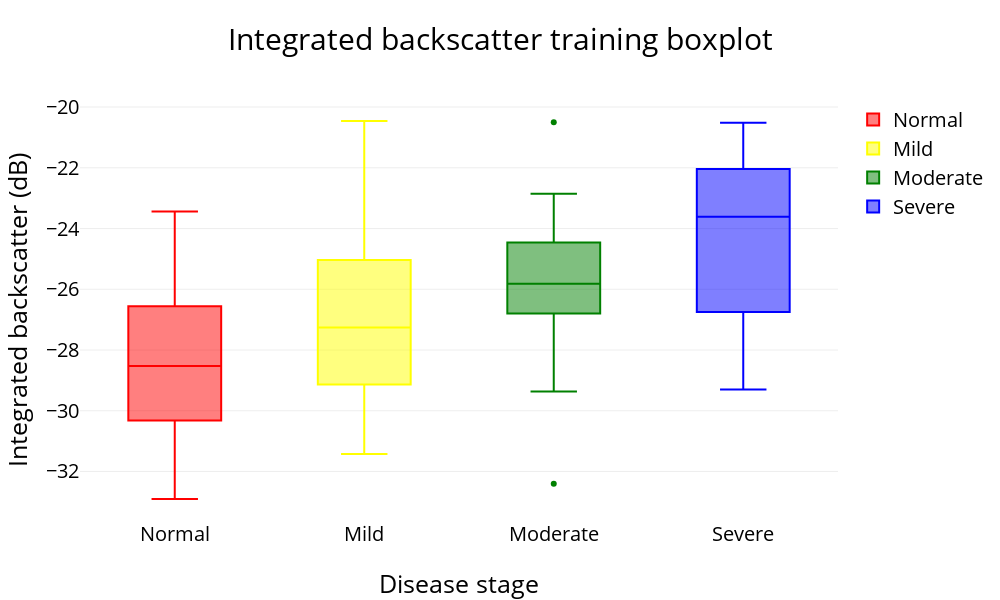
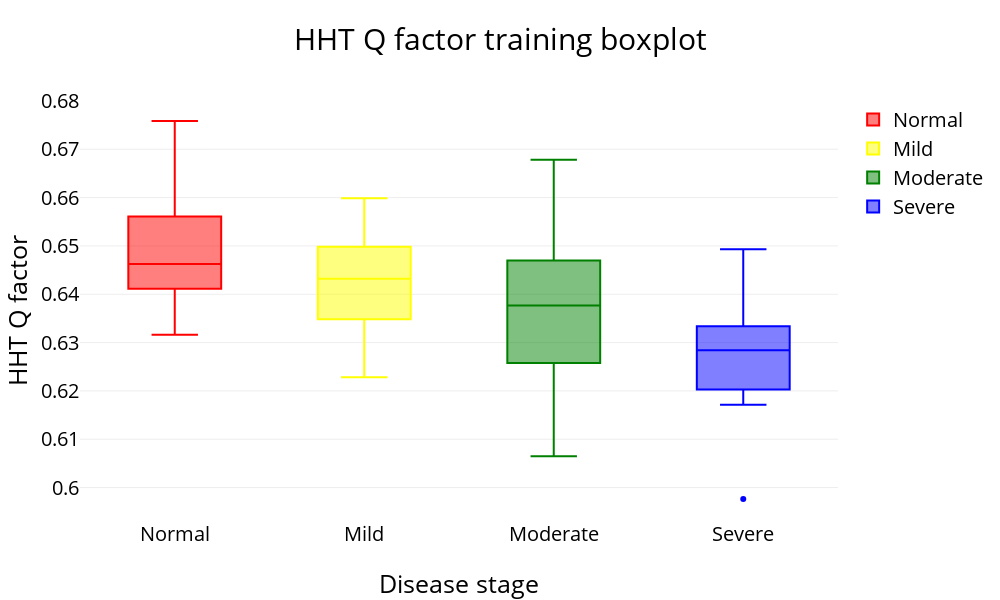
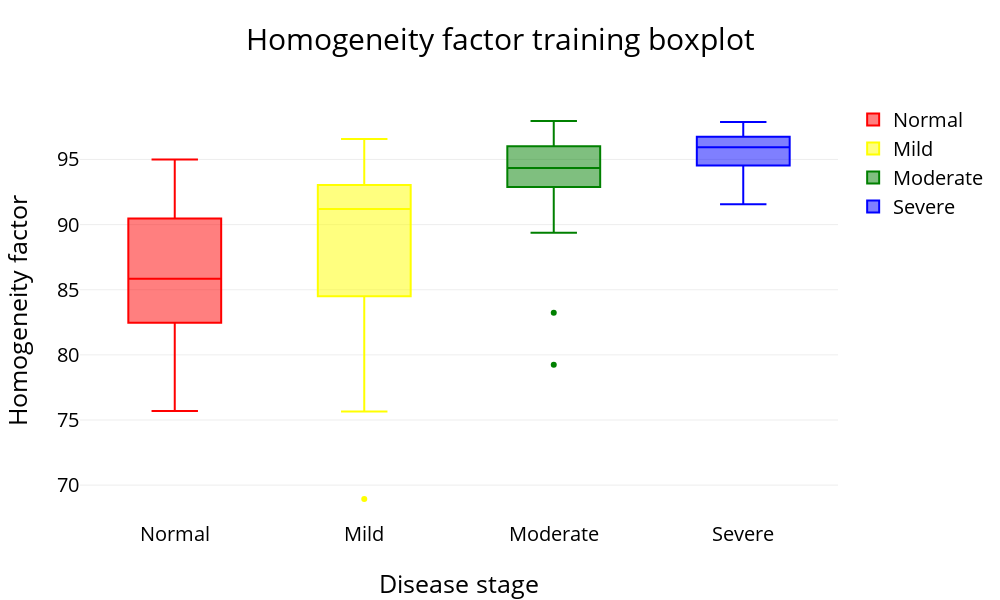

Write notebook code for charts like these, in order.
### Markdown cell above
># train dataset
>>## separate in four period by steatosis:
>>>### Normal : < 5 %
>>>### Mild : 5 ~ 33 %
>>>### Moderate : 33 ~ 66 %
>>>### Severe : > 66 %

### Code cell
# Box plot
# import models
import xlrd
import numpy as np
import plotly.plotly as py
import plotly.graph_objs as go
from plotly.offline import init_notebook_mode, iplot

# open offline plotly
init_notebook_mode(connected=True)

# load data
## Pathology for train
data = xlrd.open_workbook("Pathology.xlsx").sheets()[0]

y_train = np.zeros((111, 3))
y_train[:, 0] = data.col_values(3)  # y0 = Integrated backscatter
y_train[:, 1] = data.col_values(4)  # y1 = Q factor (HHT)
y_train[:, 2] = data.col_values(6)  # y2 = Homogeneity factor

### group
y0 = []
y1 = []
y2 = []
y3 = []
nrows = data.nrows
for i in range(nrows):  # X = 'T' or 'F' from Pathology data 
    if data.cell(i,1).value < 5:
        y0.append(y_train[i, :].tolist())
    elif data.cell(i,1).value <= 33:
        y1.append(y_train[i, :].tolist())
    elif data.cell(i,1).value <= 66:
        y2.append(y_train[i, :].tolist())
    else:
        y3.append(y_train[i, :].tolist())

### list to array
y0 = np.asarray(y0)
y1 = np.asarray(y1)
y2 = np.asarray(y2)
y3 = np.asarray(y3)

# def box_plot & save
def box_plot(i):
    trace0 = go.Box(y = y0[:, i], name = 'Normal', marker = dict(color = 'red'))
    trace1 = go.Box(y = y1[:, i], name = 'Mild', marker = dict(color = 'yellow'))
    trace2 = go.Box(y = y2[:, i], name = 'Moderate', marker = dict(color = 'green'))
    trace3 = go.Box(y = y3[:, i], name = 'Severe', marker = dict(color = 'blue'))
    layout=go.Layout(height = '600',
                     width = '1000',
                     title = '{0} training boxplot'.format(categories[i]),
                     titlefont = {'size':'30', 'color':'black'},
                     xaxis = {'title':'Disease stage', 'titlefont':{'size':'25', 'color':'black'}},
                     yaxis = {'title':'{0}'.format(features[i]), 'titlefont':{'size':'25', 'color':'black'}}, 
                     font = {'size':'20', 'color':'black'})
    traces = [trace0, trace1, trace2, trace3]
    fig = go.Figure(data=traces, layout=layout)
    py.image.save_as(fig, filename = 'Data visualization/box/{0} training boxplot.png'.format(categories[i]))
    iplot(fig)

# plot & save
categories = ['Integrated backscatter', 'HHT Q factor', 'Homogeneity factor']
features = ['Integrated backscatter (dB)', 'HHT Q factor', 'Homogeneity factor']
for i in range(3):
    box_plot(i)

### Figure 1 — Plotly figure (JSON) as saved in the notebook; plotly's stock layout.template omitted (floating-point values rounded to 4 significant figures)
{"data": [{"marker": {"color": "red"}, "name": "Normal", "type": "box", "uid": "580e11", "y": [-25.86, -28.0, -24.73, -24.59, -27.48, -24.0, -30.94, -32.91, -28.91, -28.21, -30.13, -29.33, -32.33, -26.44, -23.44, -30.88, -31.58, -31.71, -30.34, -25.99, -25.94, -31.06, -30.76, -30.63, -29.54, -26.56, -29.26, -27.07, -29.59, -29.02, -26.9, -28.33, -30.13, -28.4, -29.38, -28.66, -27.91, -25.78, -27.45, -25.26, -27.39, -30.33, -27.64, -31.41, -30.29, -25.41]}, {"marker": {"color": "yellow"}, "name": "Mild", "type": "box", "uid": "87665c", "y": [-28.51, -31.42, -30.63, -27.38, -24.86, -28.05, -29.38, -28.07, -27.13, -23.68, -28.45, -20.46, -26.7, -29.47, -25.51, -29.14, -26.29, -29.61, -30.02, -26.35, -25.04, -25.57, -24.61, -24.11, -28.13, -23.02]}, {"marker": {"color": "green"}, "name": "Moderate", "type": "box", "uid": "feec39", "y": [-28.64, -26.34, -24.05, -27.11, -22.85, -24.54, -23.16, -27.2, -26.41, -26.69, -25.8, -20.5, -26.01, -24.81, -25.16, -28.14, -25.23, -23.89, -26.29, -25.82, -29.36, -25.6, -24.23, -26.64, -32.4]}, {"marker": {"color": "blue"}, "name": "Severe", "type": "box", "uid": "0824ff", "y": [-23.75, -29.3, -26.75, -22.04, -22.91, -25.44, -20.94, -24.46, -27.33, -20.52, -23.14, -26.81, -21.8, -23.48]}], "layout": {"font": {"color": "black", "size": "20"}, "height": "600", "title": "Integrated backscatter training boxplot", "titlefont": {"color": "black", "size": "30"}, "width": "1000", "xaxis": {"autorange": true, "range": [-0.5, 3.5], "title": "Disease stage", "titlefont": {"color": "black", "size": "25"}, "type": "category"}, "yaxis": {"autorange": true, "range": [-33.6, -19.77], "title": "Integrated backscatter (dB)", "titlefont": {"color": "black", "size": "25"}, "type": "linear"}}}

### Figure 2 — Plotly figure (JSON) as saved in the notebook; plotly's stock layout.template omitted (floating-point values rounded to 4 significant figures)
{"data": [{"marker": {"color": "red"}, "name": "Normal", "type": "box", "uid": "b72ba5", "y": [0.6527, 0.645, 0.6487, 0.6759, 0.6553, 0.648, 0.6387, 0.6394, 0.6368, 0.6497, 0.6425, 0.6399, 0.6452, 0.6472, 0.6497, 0.6427, 0.6347, 0.6364, 0.6467, 0.6579, 0.6423, 0.6633, 0.6608, 0.6457, 0.6454, 0.6583, 0.639, 0.6561, 0.6446, 0.6412, 0.6503, 0.6491, 0.645, 0.6407, 0.6628, 0.6589, 0.6409, 0.6562, 0.6635, 0.6629, 0.6422, 0.641, 0.6316, 0.6602, 0.6438, 0.6477]}, {"marker": {"color": "yellow"}, "name": "Mild", "type": "box", "uid": "4c9490", "y": [0.6447, 0.6516, 0.6558, 0.6381, 0.6566, 0.6347, 0.634, 0.6242, 0.6475, 0.6228, 0.6464, 0.6348, 0.6388, 0.6429, 0.6498, 0.6464, 0.6435, 0.6387, 0.6435, 0.6598, 0.6377, 0.6543, 0.6545, 0.6369, 0.6325, 0.6257]}, {"marker": {"color": "green"}, "name": "Moderate", "type": "box", "uid": "043f9d", "y": [0.6469, 0.6533, 0.6456, 0.6381, 0.6323, 0.628, 0.6257, 0.6245, 0.6377, 0.6381, 0.6434, 0.6371, 0.649, 0.6258, 0.617, 0.6528, 0.6416, 0.6304, 0.647, 0.6084, 0.6678, 0.6359, 0.6145, 0.6503, 0.6065]}, {"marker": {"color": "blue"}, "name": "Severe", "type": "box", "uid": "d444a3", "y": [0.6329, 0.639, 0.6296, 0.6493, 0.6219, 0.5976, 0.6171, 0.6411, 0.6282, 0.6286, 0.6271, 0.6196, 0.6203, 0.6334]}], "layout": {"font": {"color": "black", "size": "20"}, "height": "600", "title": "HHT Q factor training boxplot", "titlefont": {"color": "black", "size": "30"}, "width": "1000", "xaxis": {"autorange": true, "range": [-0.5, 3.5], "title": "Disease stage", "titlefont": {"color": "black", "size": "25"}, "type": "category"}, "yaxis": {"autorange": true, "range": [0.5933, 0.6802], "title": "HHT Q factor", "titlefont": {"color": "black", "size": "25"}, "type": "linear"}}}

### Figure 3 — Plotly figure (JSON) as saved in the notebook; plotly's stock layout.template omitted (floating-point values rounded to 4 significant figures)
{"data": [{"marker": {"color": "red"}, "name": "Normal", "type": "box", "uid": "633d9f", "y": [88.76, 88.57, 82.47, 80.9, 84.6, 76.06, 90.81, 92.31, 87.83, 84.87, 81.42, 92.23, 90.51, 85.94, 75.7, 87.1, 92.35, 83.72, 82.27, 89.86, 80.17, 84.08, 84.24, 87.47, 89.26, 89.52, 94.2, 92.49, 88.17, 85.76, 78.8, 87.85, 76.5, 83.54, 85.01, 76.88, 90.93, 82.52, 77.31, 81.25, 85.51, 84.43, 93.62, 94.99, 90.47, 93.34]}, {"marker": {"color": "yellow"}, "name": "Mild", "type": "box", "uid": "e521a4", "y": [89.19, 80.74, 96.56, 82.57, 68.94, 92.16, 91.22, 92.48, 91.18, 96.37, 91.46, 94.92, 94.16, 86.04, 75.66, 82.83, 91.95, 93.03, 96.49, 84.49, 88.97, 85.38, 88.91, 91.91, 80.87, 94.19]}, {"marker": {"color": "green"}, "name": "Moderate", "type": "box", "uid": "574076", "y": [94.46, 93.43, 93.41, 90.48, 93.19, 95.69, 92.43, 97.09, 96.0, 92.51, 93.41, 95.63, 93.23, 97.62, 97.95, 94.88, 94.35, 93.01, 96.06, 95.3, 79.24, 96.35, 89.38, 83.24, 96.94]}, {"marker": {"color": "blue"}, "name": "Severe", "type": "box", "uid": "ddc41a", "y": [96.2, 95.68, 94.54, 93.84, 96.24, 97.87, 95.58, 91.57, 96.61, 97.74, 93.42, 96.87, 96.74, 94.58]}], "layout": {"font": {"color": "black", "size": "20"}, "height": "600", "title": "Homogeneity factor training boxplot", "titlefont": {"color": "black", "size": "30"}, "width": "1000", "xaxis": {"autorange": true, "range": [-0.5, 3.5], "title": "Disease stage", "titlefont": {"color": "black", "size": "25"}, "type": "category"}, "yaxis": {"autorange": true, "range": [67.32, 99.57], "title": "Homogeneity factor", "titlefont": {"color": "black", "size": "25"}, "type": "linear"}}}
